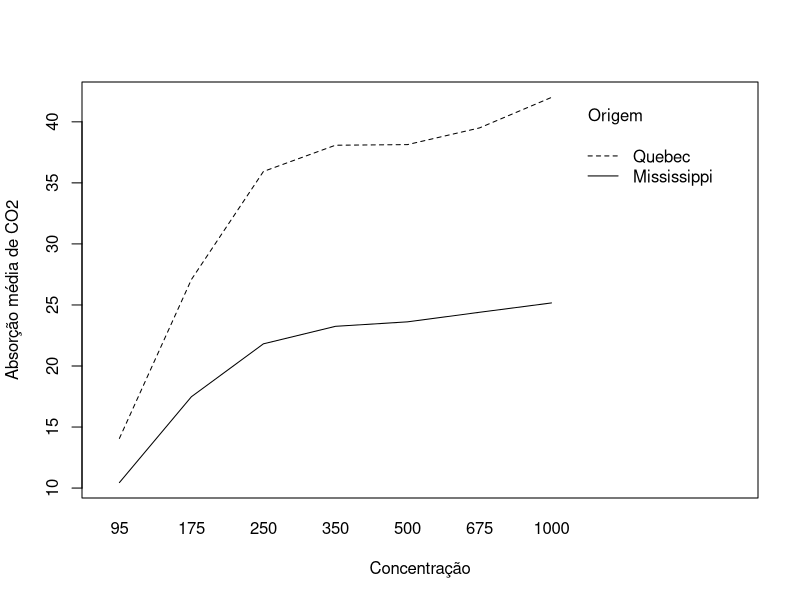

R code for this plot:
# Wilcoxon signed-rank (pareado) ----

# Ajuste e resultados ----
d <- subset(CO2, conc %in% c(95, 175))
w <- reshape(d[, c("Plant", "conc", "uptake")],
             idvar = "Plant", timevar = "conc", direction = "wide")
print(wilcox.test(w$uptake.175, w$uptake.95,
                  paired = TRUE, exact = FALSE,
                  conf.int = TRUE))

# Visualização e diagnóstico ----
interaction.plot(CO2$conc, CO2$Type, CO2$uptake, xlab = "Concentração", ylab = "Absorção média de CO2", trace.label = "Origem")


# Análises unilaterais: use somente a direção definida antes da análise ----
# Ordem das diferenças: absorção a 175 menos absorção a 95
# H1: diferenca de localização positiva
print(wilcox.test(w$uptake.175, w$uptake.95, paired = TRUE, exact = FALSE, alternative = "greater"))
# H1: diferenca de localização negativa
print(wilcox.test(w$uptake.175, w$uptake.95, paired = TRUE, exact = FALSE, alternative = "less"))
